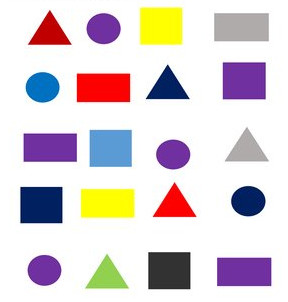
//> input picture Exercises/chapter7/Resources/shapes.jpg, 288 x 302 px
$ ./main   (built with g++ and OpenCV 4)
//> lines starting //> are read from the running program, lines starting //| are printed output that depends on the picture; after the words box and inside, x2 and y2 are one past the last pixel; in counts of white or black regions, pixels touching at a corner belong together
#include <opencv4/opencv2/imgcodecs.hpp>
#include <opencv4/opencv2/highgui.hpp>
#include <opencv4/opencv2/imgproc.hpp>
#include <iostream>

using namespace cv;
using namespace std;


void getContourns(Mat imgDilate, Mat img)
{
    vector<vector<Point>> contourns;
    vector<Vec4i> hierarchy;

    findContours(imgDilate, contourns, hierarchy, RETR_EXTERNAL, CHAIN_APPROX_SIMPLE);
    //drawContours(img, contourns,-1, Scalar(255,0,255), 2);

    for(int i=0; i<contourns.size(); i++)
    {
        vector<vector<Point>> conPoly(contourns.size());
        vector<Rect> boundRect(contourns.size());
        string objectType;
        int area = contourArea(contourns[i]);
        cout<<area<< endl;
        if(area > 1000)
        {
            float peri = arcLength(contourns[i], true);
            approxPolyDP(contourns[i], conPoly[i], 0.02*peri, true);
            cout<<conPoly[i].size()<<endl;

            boundRect[i] = boundingRect(conPoly[i]);

            int objCor = (int)conPoly[i].size();
            if(objCor == 3) objectType = "Tri";
            if(objCor == 4)
            {
                float aspRatio = (float)boundRect[i].width/(float)boundRect[i].height;
                if(aspRatio > 0.95 && aspRatio < 1.05) { objectType = "Square"; }
                else { objectType = "Rect"; }
            }
            if(objCor > 4) objectType = "Circ";

            drawContours(img, conPoly, i, Scalar(255,0,255), 2);
            rectangle(img, boundRect[i].tl(), boundRect[i].br(), Scalar(50,255,50),2);
            putText(img, objectType, {boundRect[i].x, boundRect[i].y-3}, FONT_HERSHEY_COMPLEX_SMALL, 0.5, Scalar(50,255,50), 1);

        }
    }
}

int main()
{
    Mat img = imread("Resources/shapes.jpg");
//> img is the input picture: 302 rows x 288 cols, CV_8UC3; mean B, G, R 213.7, 211.2, 220.6
    Mat imgGray, imgBlur, imgCanny, imgDilate, imgErode;

    //preprocessing
    cvtColor(img, imgGray, COLOR_BGR2GRAY);
    GaussianBlur(imgGray, imgBlur, Size(3,3), 3, 0);
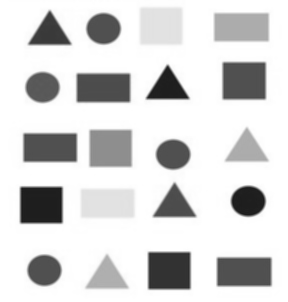
//> imgBlur: 302 rows x 288 cols, CV_8UC1; min 26, max 255, mean 214.3
    Canny(imgBlur, imgCanny, 25, 75);
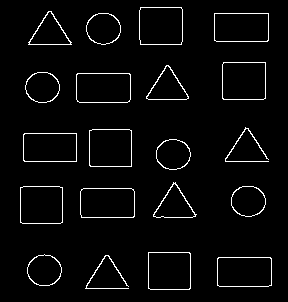
//> imgCanny: 302 rows x 288 cols, CV_8UC1; 3.4% white in thin lines or dots, all inside (x1, y1, x2, y2) = (20, 7, 272, 290)
    Mat karnel = getStructuringElement(MORPH_RECT, Size(5,5));
    dilate(imgCanny, imgDilate, karnel);
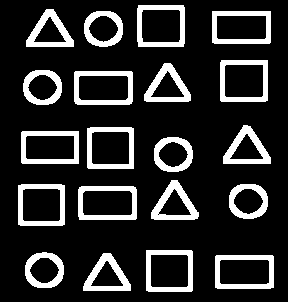
//> imgDilate: 302 rows x 288 cols, CV_8UC1; 17.2% white; 20 white regions

    getContourns(imgDilate, img);
//> in getContourns, `findContours(imgDilate, contourns, hierarchy, RETR_EXTERNAL, CHAIN_APP..`: contourns = 20 contours; largest, box (x1, y1, x2, y2) and area: (220, 60, 268, 102) 1924, (137, 5, 185, 47) 1916, (215, 255, 274, 289) 1909, (74, 71, 133, 105) 1905, (78, 186, 137, 220) 1903
//> the loop in getContourns, `for(int i=0; i<contourns.size(); i++)` made 20 passes
//> (area, peri, objCor, aspRatio) on passes 1, 2, 4, 5, 7, 10, 11, 13, 16, 17, 20: (1909, 179.7, 4, 1.79), (1110, 144.6, 4, 1.26), (1883, 172.2, 4, 1.15), (1903, 178.5, 4, 1.76), (1878, 171.7, 4, 1.17), (1823, 176.8, 4, 1.76), (1881, 172.2, 4, 1.15), (1905, 178.5, 4, 1.76), (1923, 174.2, 4, 1.12), (1854, 178.8, 4, 1.84), (1916, 173.7, 4, 1.1)
//> (area, peri, objCor) on passes 3, 6, 8, 9, 12, 14: (1104, 123.7, 8), (1097, 123.5, 8), (1137, 146.8, 5), (1087, 122.9, 8), (1122, 146, 6), (1091, 122.9, 8)
//| 1909
//| 4
//| 1110
//| 4
//> (the first 4 of 16 printed lines)
//> (output is shown up to pass 8 of 20)
//> pass 1, in getContourns, `putText(img, objectType, {boundRect[i].x, boundRect[i].y-3}, FONT_HERS..`:
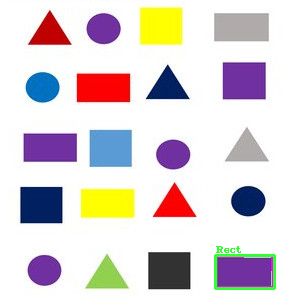
//> img: 302 rows x 288 cols, CV_8UC3; 0.87% of pixels changed, all inside (x1, y1, x2, y2) = (214, 246, 276, 290)
//> pass 2, in getContourns, `putText(img, objectType, {boundRect[i].x, boundRect[i].y-3}, FONT_HERS..`:
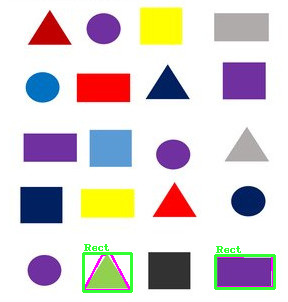
//> img: 302 rows x 288 cols, CV_8UC3; 0.96% of pixels changed, all inside (x1, y1, x2, y2) = (82, 244, 133, 293)
//> pass 3, in getContourns, `putText(img, objectType, {boundRect[i].x, boundRect[i].y-3}, FONT_HERS..`:
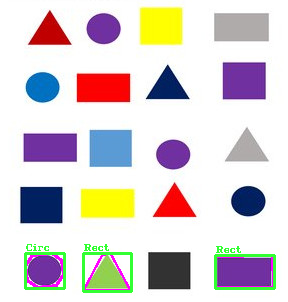
//> img: 302 rows x 288 cols, CV_8UC3; 0.85% of pixels changed, all inside (x1, y1, x2, y2) = (24, 244, 66, 290)
//> after the loop in getContourns, `for(int i=0; i<contourns.size(); i++)`:
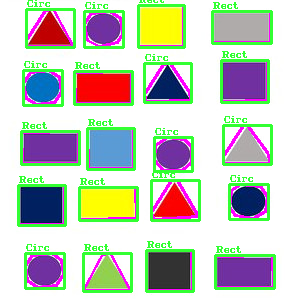
//> img: 302 rows x 288 cols, CV_8UC3; 14.75% of pixels changed, all inside (x1, y1, x2, y2) = (17, 0, 273, 293)

    imshow("image", img);
    // [4 lines of commented-out code are left out]

    waitKey(0);


    return 0;
}
